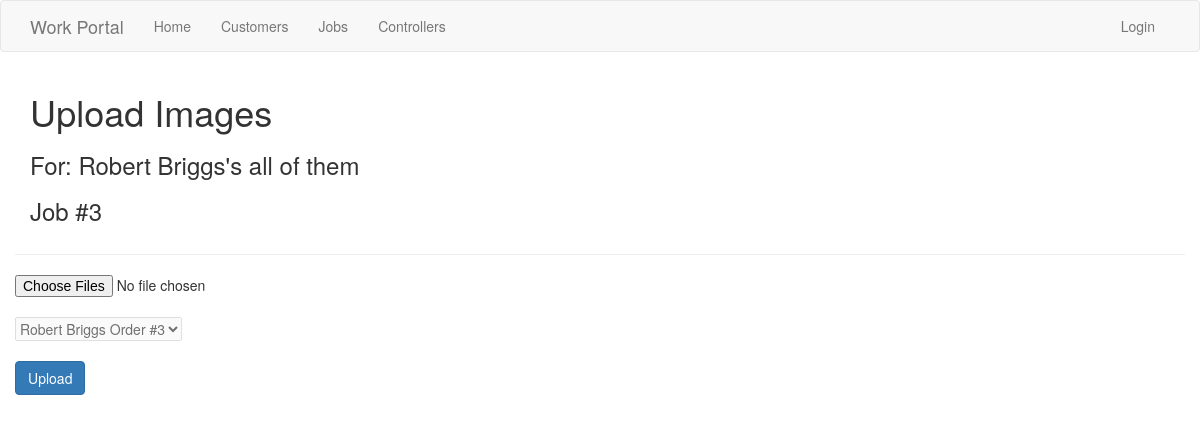
The app's page /upload?order_id=3, older data.
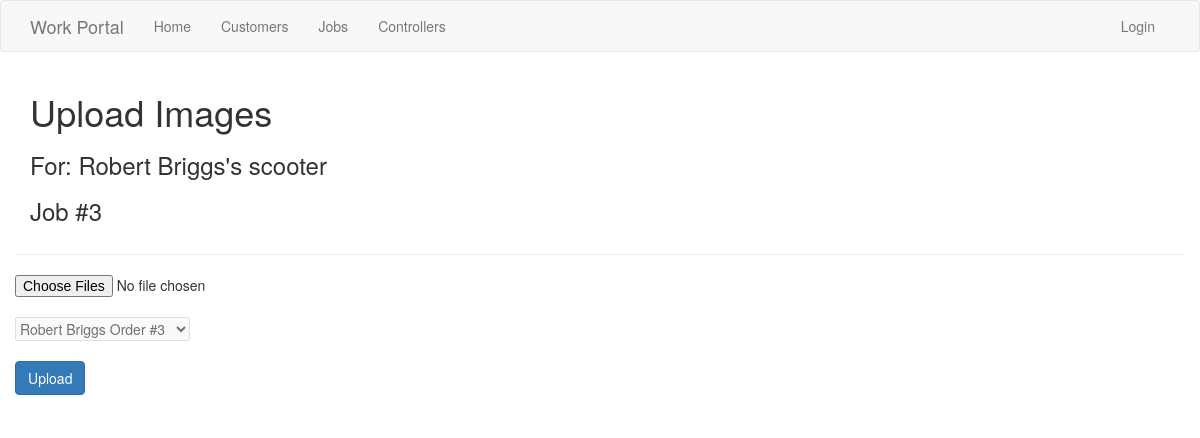
The same page, newer data.
### app/models.py (models this page shows, shortened)
class Order(db.Model):
    id = db.Column(db.Integer, primary_key=True)
    customer_id = db.Column(db.Integer(), db.ForeignKey('customer.id'))
    controller = db.relationship('Controller', backref='order', lazy=True, cascade='delete,all')
    bubble_six = db.Column(db.Integer(), nullable=False)
    bubble_nine = db.Column(db.Integer(), nullable=False)
    bubble_fourteen = db.Column(db.Integer(), nullable=False)
    puck_six = db.Column(db.Integer(), nullable=False)
    puck_molex_six = db.Column(db.Integer(), nullable=False)
    puck_nine = db.Column(db.Integer(), nullable=False)
    long_nineteen = db.Column(db.Integer(), nullable=False)
    short_nineteen = db.Column(db.Integer(), nullable=False)
    green_nineteen = db.Column(db.Integer(), nullable=False)
    ads_twentyfour = db.Column(db.Integer(), nullable=False)
    ads_thirtysix = db.Column(db.Integer(), nullable=False)
    two_forty = db.Column(db.Integer(), nullable=False)
    three_twenty = db.Column(db.Integer(), nullable=False)
    image = db.relationship('Image', backref='order', lazy=True, cascade='delete,all')
    controller = db.relationship('Controller', backref='order', lazy=True, cascade='delete,all')
    ride = db.Column(db.String(128), nullable=True)
    date_created = db.Column(db.DateTime, nullable=False, default=datetime.now)
    date_updated = db.Column(db.DateTime, onupdate=datetime.now)

### app/routes.py (the view, shortened to what this page needs)
@app.route('/upload', methods=['GET', 'POST'])
def upload():
    order_id = request.args.get('order_id', 1)
    form = ImageUploadForm(order=order_id)
    orders = Order.query.all()
    order_information = Order.query.get(int(order_id))
    orders = [(o.id, '{} Order #{}'.format(o.customer, o.id, o.ride)) for o in orders]
    form.order.choices = orders
    return render_template('upload.html', form=form, order_information=order_information)

### app/forms.py
class ImageUploadForm(FlaskForm):
    images = MultipleFileField('Upload Images', id='images')
    order = SelectField('Order')
    submit = SubmitField('Upload')

### app/models.py (called while the page is built)
    def __repr__(self):
        return self.name.title()

### app/templates/upload.html (shortened to what this page needs)
{% extends 'base.html' %}
{% import 'bootstrap/wtf.html' as wtf %}
{% block app_content %}
    <h1>Upload Images</h1>
    <h3>For: {{ order_information.customer }}'s {{ order_information.ride }} </h3>
    <h3>Job #{{ order_information.id }} </h3>
    <div class="row">
        <div class="col-md-12">
            <form class="form-horizontal" action="" method="post" , enctype="multipart/form-data">
                <div class="form-group">
                    <hr>
                    {{ form.images }}
                    <br>
                    <fieldset disabled>
                        {{ form.order }}
                    </fieldset>
                    <br>
                    {{ form.submit(class_='btn btn-primary') }}
                </div>
            </form>
        </div>
    </div>
{% endblock %}

Row changes from the older to the newer data that the page shows:
changed Order id 3: ride "all of them" → "scooter"
